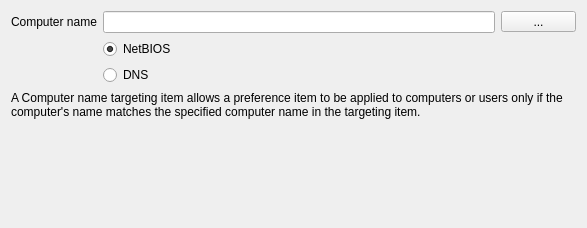
<?xml version="1.0" encoding="UTF-8"?>
<ui version="4.0">
 <class>computerName</class>
 <widget class="QWidget" name="computerName">
  <property name="geometry">
   <rect>
    <x>0</x>
    <y>0</y>
    <width>587</width>
    <height>228</height>
   </rect>
  </property>
  <property name="sizePolicy">
   <sizepolicy hsizetype="Preferred" vsizetype="Preferred">
    <horstretch>0</horstretch>
    <verstretch>0</verstretch>
   </sizepolicy>
  </property>
  <property name="windowTitle">
   <string>Form</string>
  </property>
  <layout class="QGridLayout" name="gridLayout">
   <item row="0" column="0">
    <widget class="QLabel" name="nameLabel">
     <property name="text">
      <string>Computer name</string>
     </property>
    </widget>
   </item>
   <item row="0" column="1">
    <widget class="QLineEdit" name="nameLineEdit"/>
   </item>
   <item row="0" column="2">
    <widget class="QToolButton" name="nameToolButton">
     <property name="sizePolicy">
      <sizepolicy hsizetype="Maximum" vsizetype="Fixed">
       <horstretch>0</horstretch>
       <verstretch>0</verstretch>
      </sizepolicy>
     </property>
     <property name="minimumSize">
      <size>
       <width>75</width>
       <height>0</height>
      </size>
     </property>
     <property name="maximumSize">
      <size>
       <width>75</width>
       <height>16777215</height>
      </size>
     </property>
     <property name="text">
      <string>...</string>
     </property>
    </widget>
   </item>
   <item row="1" column="1">
    <widget class="QRadioButton" name="biosRadioButton">
     <property name="text">
      <string>NetBIOS</string>
     </property>
     <property name="checked">
      <bool>true</bool>
     </property>
    </widget>
   </item>
   <item row="2" column="1">
    <widget class="QRadioButton" name="dnsRadioButton">
     <property name="text">
      <string>DNS</string>
     </property>
    </widget>
   </item>
   <item row="3" column="0" colspan="3">
    <widget class="QLabel" name="label">
     <property name="text">
      <string>A Computer name targeting item allows a preference item to be applied to computers or users only if the computer's name matches the specified computer name in the targeting item.</string>
     </property>
     <property name="wordWrap">
      <bool>true</bool>
     </property>
    </widget>
   </item>
   <item row="4" column="0" colspan="3">
    <spacer name="verticalSpacer">
     <property name="orientation">
      <enum>Qt::Vertical</enum>
     </property>
     <property name="sizeHint" stdset="0">
      <size>
       <width>558</width>
       <height>79</height>
      </size>
     </property>
    </spacer>
   </item>
  </layout>
 </widget>
 <resources/>
 <connections/>
</ui>
